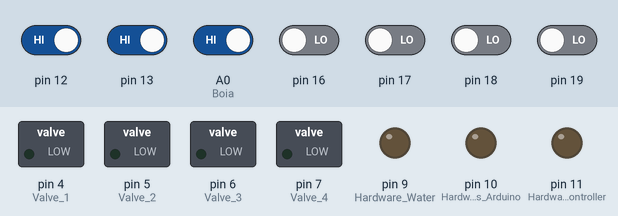
This sketch was run on a simulated Arduino Uno, built with avr-gcc and run on an emulated ATmega328P. Shown: switched loads named in the sketch (green lamp = pin HIGH), output pins drawn as LEDs (lit = HIGH). Inputs (shaded band) come from the test bench; at power-on: A0 (Boia), pin 12, pin 13 HIGH, pin 16–19 LOW. WiFi joins after 1.5 s; servers stay silent unless stated.

Above: at 3.0 s.
3.1 s: pin 13 driven LOW
At 8.0 s:
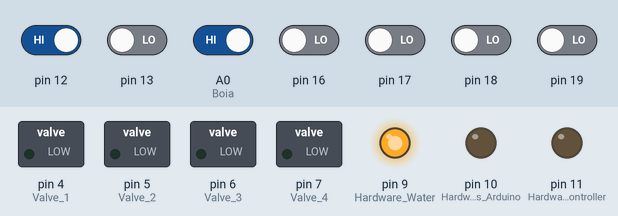
8.3 s: pin 13 driven HIGH
At 13.0 s:
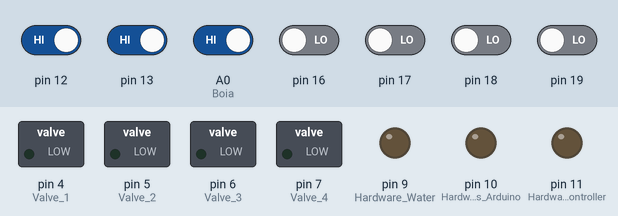
13.3 s: pin 12 driven LOW and A0 (Boia) driven LOW
At 18.0 s:
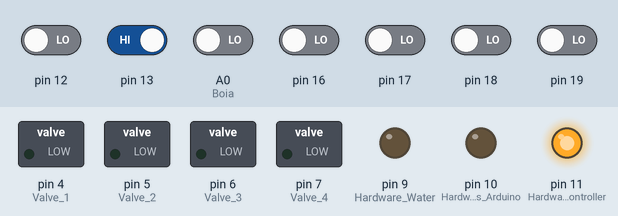
18.3 s: pin 16 driven HIGH
At 23.0 s:
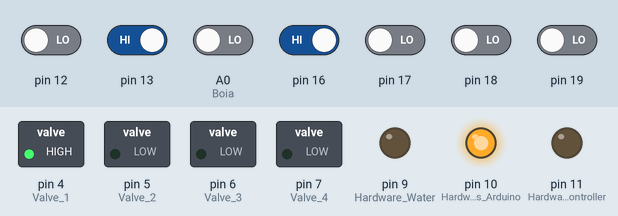
23.3 s: pin 17 driven HIGH
At 28.0 s:
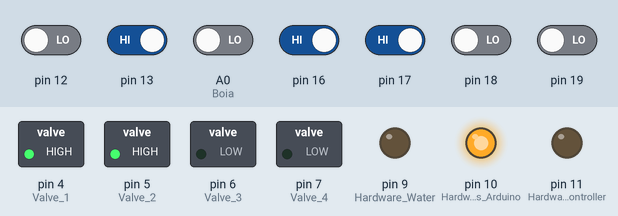
28.3 s: pin 18 driven HIGH
At 33.2 s:
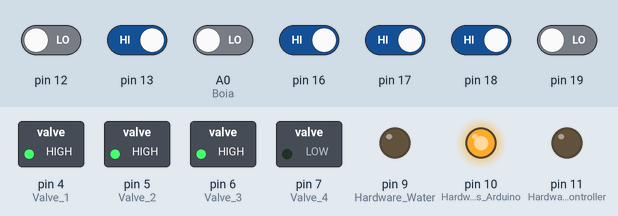
Timing chart, 0 to 34.3 s (numbered marks = the images above; inputs shaded):
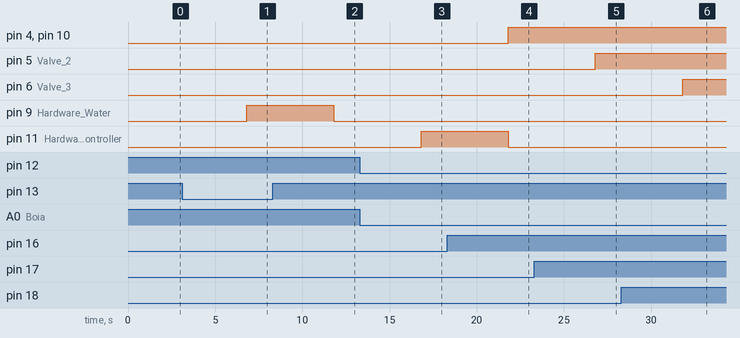

The sketch:

main.ino
```cpp
/*
  PINs in use:

  D2: TX
  D3: RX
  D4: Relay 1 (Valve 1)
  D5: Relay 2 (Valve 2)
  D6: Relay 3 (Valve 3)
  D7: Relay 4 (Valve 4)
  D9: Relay 5 (minusController)
  D10: Relay 6 (minusArduino)
  D8: Relay 7 (Valve 5: Water)
  D11: Relay 8
  D12: sftWater
  D13: sftRain
  ---
  A0: hrdBoia
  A2: sftValve1
  A3: sftValve2
  A4: sftValve3
  A5: sftValve4
*/

// Variables
bool hrdValve1 = false;
bool hrdValve2 = false;
bool hrdValve3 = false;
bool hrdValve4 = false;
bool hrdBoia = false;
bool hrdWater = false;
bool hrdMinusController = true;
bool hrdMinusArduino = false;

bool sftValve1 = false;
bool sftValve2 = false;
bool sftValve3 = false;
bool sftValve4 = false;
bool sftWater = false;
bool sftRain = false;

#define BLYNK_PRINT Serial

#include <ESP8266_Lib.h>
#include <BlynkSimpleShieldEsp8266.h>

// You should get Auth Token in the Blynk App.
// Go to the Project Settings (nut icon).
char auth[] = "50cc198faae14a129f57ccc6f903346a";

// Your WiFi credentials.
// Set password to "" for open networks.
char ssid[] = "SSID";
char pass[] = "PASSWORD";

// or Software Serial on Uno, Nano...
#include <SoftwareSerial.h>
SoftwareSerial EspSerial(2, 3); // RX, TX

// Your ESP8266 baud rate:
#define ESP8266_BAUD 9600

ESP8266 wifi(&EspSerial);

BlynkTimer timer;

// This function sends Arduino's up time every second to Virtual Pin (5).
// In the app, Widget's reading frequency should be set to PUSH. This means
// that you define how often to send data to Blynk App.
void myTimerEvent()
{
  // You can send any value at any time.
  // Please don't send more that 10 values per second.
  Blynk.virtualWrite(V5, millis() / 1000);

  //pln("---");

  // Get States
  getHrdBoiaState(); // Hardware Boia
  getHrdWaterState(); // Hardware Water
  getSftWaterState(); // Software Water
  getSftRainState(); // Software Rain
  getHrdMinusControllerState(); // Hardware Minus Controller
  getHrdMinusArduinoState(); // Hardware Minus Arduino
  getHrdValveState(4); // Hardware Valve 1
  getHrdValveState(5); // Hardware Valve 2
  getHrdValveState(6); // Hardware Valve 3
  getHrdValveState(7); // Hardware Valve 4
  getSftValveState(16); // Software Valve 1
  getSftValveState(17); // Software Valve 2
  getSftValveState(18); // Software Valve 3
  getSftValveState(19); // Software Valve 4

  if (hrdBoia == false) {
    if (hrdMinusController == true || hrdMinusArduino == true) {
      setHrdMinusController(false);
      setHrdMinusArduino(false);
    }

    if (hrdValve1 == true || hrdValve2 == true || hrdValve3 == true || hrdValve4 == true) {
      setHrdValve(4, false);
      setHrdValve(5, false);
      setHrdValve(6, false);
      setHrdValve(7, false);
    }

    if (sftRain == false) {
      if (hrdWater == false) {
        setHrdWater(true);
        //sendInfo("Tank empty. Water on.");
      }
    } else {
      if (hrdWater == true) {
        setHrdWater(false);
        //sendInfo("Tank empty. It's raining. Water off.");
      }
    }
  } else {
    if (sftValve1 == true || sftValve2 == true || sftValve3 == true || sftValve4 == true) {
      setHrdMinusController(false);
      setHrdMinusArduino(true);
      //sendInfo("Tank full. Arduino controls valves.");

      // Valve 1
      if (sftValve1 == true && hrdValve1 == false) {
        setHrdValve(4, true);
      } else if (sftValve1 == false && hrdValve1 == true) {
        setHrdValve(4, false);
      }

      // Valve 2
      if (sftValve2 == true && hrdValve2 == false) {
        setHrdValve(5, true);
      } else if (sftValve2 == false && hrdValve2 == true) {
        setHrdValve(5, false);
      }

      // Valve 3
      if (sftValve3 == true && hrdValve3 == false) {
        setHrdValve(6, true);
      } else if (sftValve3 == false && hrdValve3 == true) {
        setHrdValve(6, false);
      }

      // Valve 4
      if (sftValve4 == true && hrdValve4 == false) {
        setHrdValve(7, true);
      } else if (sftValve4 == false && hrdValve4 == true) {
        setHrdValve(7, false);
      }
    } else {
      setHrdMinusArduino(false);
      setHrdMinusController(true);
      //sendInfo("Tank full. Controller controls valves.");

      // Valve 1
      if (sftValve1 == false && hrdValve1 == true) {
        setHrdValve(4, false);
      }

      // Valve 2
      if (sftValve2 == false && hrdValve2 == true) {
        setHrdValve(5, false);
      }

      // Valve 3
      if (sftValve3 == false && hrdValve3 == true) {
        setHrdValve(6, false);
      }

      // Valve 4
      if (sftValve4 == false && hrdValve4 == true) {
        setHrdValve(7, false);
      }
    }

    if (sftRain == true) {
      if (hrdWater == true) {
        setHrdWater(false);
      }
    } else {
      if (sftWater == true && hrdWater == false) {
        setHrdWater(true);
        //sendInfo("Tank full. Water still on!");
      } else if (sftWater == false && hrdWater == true) {
        setHrdWater(false);
      }
    }
  }
}

// Setup
void setup()
{
  // Debug console
  Serial.begin(9600);

  // Set ESP8266 baud rate
  EspSerial.begin(ESP8266_BAUD);
  delay(10);

  Blynk.begin(auth, wifi, ssid, pass);
  // You can also specify server:
  //Blynk.begin(auth, wifi, ssid, pass, "blynk-cloud.com", 80);
  //Blynk.begin(auth, wifi, sssid, pass, IPAddress(192,168,1,100), 8080);

  // Setup a function to be called every second
  timer.setInterval(5000L, myTimerEvent);

  // PINs
  pinMode(4, OUTPUT); // Valve 1
  pinMode(5, OUTPUT); // Valve 2
  pinMode(6, OUTPUT); // Valve 3
  pinMode(7, OUTPUT); // Valve 4
  pinMode(9, OUTPUT); // Hardware Water
  pinMode(10, OUTPUT); // Hardware Minus Arduino
  pinMode(11, OUTPUT); // Hardware Minus Controller
  pinMode(A0, INPUT_PULLUP); // Boia
}

// Loop
void loop()
{
  Blynk.run();
  timer.run(); // Initiates BlynkTimer
}

/* --- Functions --- */
/* -- Get -- */
/* - Hardware - */
// Hardware Boia
void getHrdBoiaState() {
  if (digitalRead(A0) == LOW) {
    // Send notification if tank changed value
    if (hrdBoia == false) {
      sendNotification("Tank is Full!");
      sendInfo("Tank is Full!");
    }
    hrdBoia = true;
    //pln("Tank is Full!");
  } else {
    // Send notification if tank changed value
    if (hrdBoia == true) {
      sendNotification("Tank is Empty!");
      sendInfo("Tank is Empty!");
    }
    hrdBoia = false;
    //pln("Tank is Empty!");
  }
}

// Hardware Water
void getHrdWaterState() {
  if (digitalRead(9) == LOW) {
    hrdWater = false;
    //pln("D8: Relay 5 (Valve 5: Water) is Off!");
  } else {
    hrdWater = true;
    //pln("D8: Relay 5 (Valve 5: Water) is On!");
  }
}

// Hardware Minus Arduino
void getHrdMinusArduinoState() {
  if (digitalRead(10) == LOW) {
    hrdMinusArduino = false;
    //pln("D10: Relay 7 (minusArduino) is Off!");
  } else {
    hrdMinusArduino = true;
    //pln("D10: Relay 7 (minusArduino) is On!");
  }
}

// Hardware Minus Controller
void getHrdMinusControllerState() {
  if (digitalRead(11) == LOW) {
    hrdMinusController = false;
    //pln("D9: Relay 6 (minusController) is Off!");
  } else {
    hrdMinusController = true;
    //pln("D9: Relay 6 (minusController) is On!");
  }
}

// Hardware Valve
void getHrdValveState(int pin) {
  if (digitalRead(pin) == LOW) {
    switch (pin) {
      case 4:
        hrdValve1 = false;
        //pln("D4: Relay 1 (Valve 1) is Off!");
        break;
      case 5:
        hrdValve2 = false;
        //pln("D5: Relay 2 (Valve 2) is Off!");
        break;
      case 6:
        hrdValve3 = false;
        //pln("D6: Relay 3 (Valve 3) is Off!");
        break;
      case 7:
        hrdValve4 = false;
        //pln("D7: Relay 4 (Valve 4) is Off!");
        break;
    }
  } else {
    switch (pin) {
      case 4:
        hrdValve1 = true;
        //pln("D4: Relay 1 (Valve 1) is On!");
        break;
      case 5:
        hrdValve2 = true;
        //pln("D5: Relay 2 (Valve 2) is On!");
        break;
      case 6:
        hrdValve3 = true;
        //pln("D6: Relay 3 (Valve 3) is On!");
        break;
      case 7:
        hrdValve4 = true;
        //pln("D7: Relay 4 (Valve 4) is On!");
        break;
    }
  }
}

/* - Software - */
// Software Water
void getSftWaterState() {
  if (digitalRead(12) == LOW) {
    sftWater = false;
    //pln("D12: sftWater is Off!");
  } else {
    sftWater = true;
    //pln("D12: sftWater is On!");
  }
}

// Software Rain
void getSftRainState() {
  if (digitalRead(13) == LOW) {
    sftRain = false;
    //pln("D13: Rain is Off!");
  } else {
    sftRain = true;
    //pln("D13: Rain is On!");
  }
}

// Software Valve
void getSftValveState(int pin) {
  if (digitalRead(pin) == LOW) {
    switch (pin) {
      case 16:
        sftValve1 = false;
        //pln("A2: sftValve1 is Off!");
        break;
      case 17:
        sftValve2 = false;
        //pln("A3: sftValve2 is Off!");
        break;
      case 18:
        sftValve3 = false;
        //pln("A4: sftValve3 is Off!");
        break;
      case 19:
        sftValve4 = false;
        //pln("A5: sftValve4 is Off!");
        break;
    }
  } else {
    switch (pin) {
      case 16:
        sftValve1 = true;
        //pln("A2: sftValve1 is On!");
        break;
      case 17:
        sftValve2 = true;
        //pln("A3: sftValve2 is On!");
        break;
      case 18:
        sftValve3 = true;
        //pln("A4: sftValve3 is On!");
        break;
      case 19:
        sftValve4 = true;
        //pln("A5: sftValve4 is On!");
        break;
    }
  }
}

/* -- Set -- */
// Hardware Water
void setHrdWater(bool state) {
  if (state == true) {
    digitalWrite(9, HIGH);
  } else {
    digitalWrite(9, LOW);
  }
  hrdWater = state;
}

// Hardware Minus Arduino
void setHrdMinusArduino(bool state) {
  if (state == true) {
    digitalWrite(10, HIGH);
  } else {
    digitalWrite(10, LOW);
  }
  hrdMinusArduino = state;
}

// Hardware Minus Controller
void setHrdMinusController(bool state) {
  if (state == true) {
    digitalWrite(11, HIGH);
  } else {
    digitalWrite(11, LOW);
  }
  hrdMinusController = state;
}

// Hardware Valve
void setHrdValve(int pin, bool state) {
  if (state == true) {
    digitalWrite(pin, HIGH);
  } else {
    digitalWrite(pin, LOW);
  }

  switch (pin) {
    case 4:
      hrdValve1 = state;
      break;
    case 5:
      hrdValve2 = state;
      break;
    case 6:
      hrdValve3 = state;
      break;
    case 7:
      hrdValve4 = state;
      break;
  }
}

/* -- Blynk -- */
// Send Info
void sendInfo(String info) {
  Blynk.virtualWrite(V2, info);
}

// Send notification
void sendNotification(String msg) {
  Blynk.notify(msg);
}

/* -- Serial -- */
// Write to serial
void pln(String output) {
  Serial.println(output);
}
```

Measured:
- after the input at 3.1 s, pin 9 (Hardware_Water): LOW → HIGH after 3.7 s
- after the input at 8.3 s, pin 9 (Hardware_Water): HIGH → LOW after 3.5 s
- after the input at 13.3 s, pin 11 (Hardware_Minus_Controller): LOW → HIGH after 3.5 s
- after the input at 18.3 s, pin 4 (Valve_1), pin 10 (Hardware_Minus_Arduino): LOW → HIGH after 3.5 s; pin 11 (Hardware_Minus_Controller): HIGH → LOW after 3.5 s
- after the input at 23.3 s, pin 5 (Valve_2): LOW → HIGH after 3.5 s
- after the input at 28.3 s, pin 6 (Valve_3): LOW → HIGH after 3.5 s
